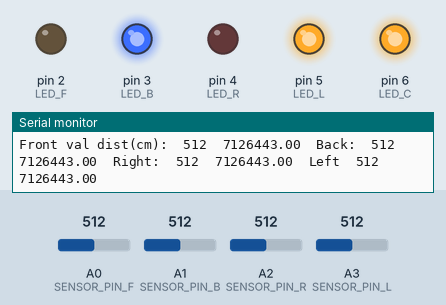
A sketch run on a simulated Arduino Uno, built with avr-gcc and run on an emulated ATmega328P. Shown: output pins drawn as LEDs (lit = HIGH), the last lines printed to the serial monitor. Inputs (shaded band) come from the test bench; at power-on: A0 (SENSOR_PIN_F) = 512, A1 (SENSOR_PIN_B) = 512, A3 (SENSOR_PIN_L) = 512, A2 (SENSOR_PIN_R) = 512.

Above: at 1.2 s.
1.3 s: A0 (SENSOR_PIN_F) set to 495
At 2.3 s:
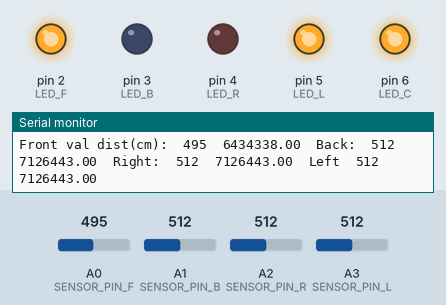
2.8 s: A1 (SENSOR_PIN_B) set to 531
5.8 s: A1 (SENSOR_PIN_B) set to 562
At 6.7 s:
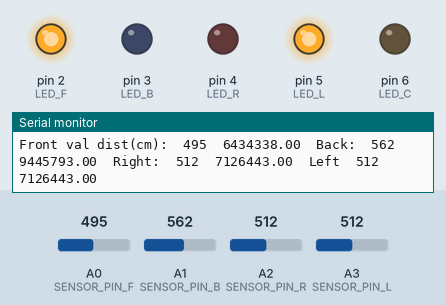
7.3 s: A3 (SENSOR_PIN_L) set to 523
At 8.2 s:
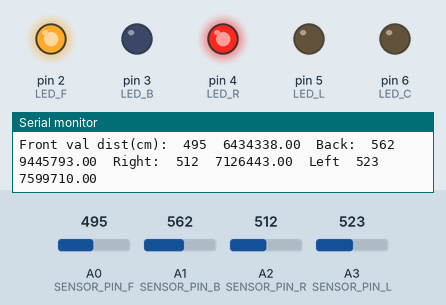
8.8 s: A0 (SENSOR_PIN_F) set to 716
At 9.5 s:
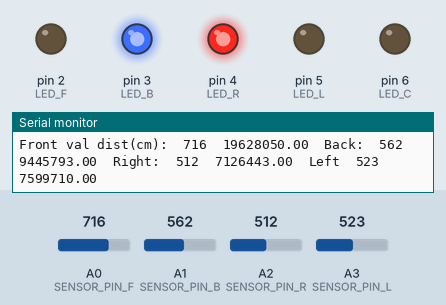
10.3 s: A2 (SENSOR_PIN_R) set to 716
At 11.6 s:
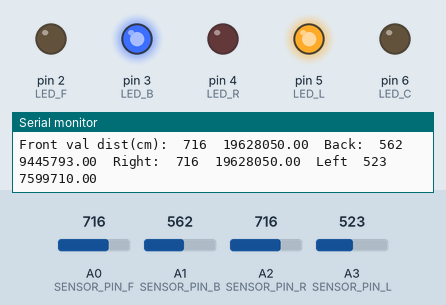
Timing chart, 0 to 12.8 s (numbered marks = the images above; inputs shaded):
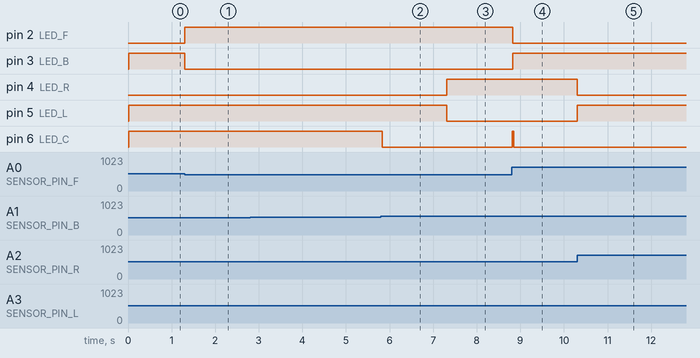

The sketch:

IR_and_LED_code.ino
```cpp
#define SAMPLE_AMOUNT 100
#define RUN_SIZE 50

//LED pins, C is for the center.
#define LED_F 2
#define LED_B 3
#define LED_R 4
#define LED_L 5
#define LED_C 6

//IR Rangefinder pins
#define SENSOR_PIN_F A0
#define SENSOR_PIN_B A1
#define SENSOR_PIN_R A2
#define SENSOR_PIN_L A3

#define SQUARE(x) (x)*(x)
#define CUBE(x) (x)*(x)*(x)

//a struct designed to hold our various points of data
struct dataStore{
  int value;
  int run[RUN_SIZE];
  int insertIndex;
  long sum;
  int avg;
  double dist;
};

struct dataStore front;
struct dataStore back;
struct dataStore right;
struct dataStore left;

int loopCount = 0;

//setup: init serial, init pins.
void setup() {
  Serial.begin(9600);
  //led pins
  pinMode(LED_F, OUTPUT);
  pinMode(LED_B, OUTPUT);
  pinMode(LED_R, OUTPUT);
  pinMode(LED_L, OUTPUT);
  pinMode(LED_C, OUTPUT);
  //sensor pins
  pinMode(SENSOR_PIN_F, INPUT);
  pinMode(SENSOR_PIN_B, INPUT);
  pinMode(SENSOR_PIN_R, INPUT);
  pinMode(SENSOR_PIN_L, INPUT);

  front.insertIndex = 0;
  back.insertIndex = 0;
  right.insertIndex = 0;
  left.insertIndex = 0;
}

void loop() {
  zero(&front);
  zero(&back);
  zero(&right);
  zero(&left);

  //sample(front, SAMPLE_SIZE, SENSOR_PIN_F);
  running(&front, RUN_SIZE, SENSOR_PIN_F);
  running(&back, RUN_SIZE, SENSOR_PIN_B);
  running(&right, RUN_SIZE, SENSOR_PIN_R);
  running(&left, RUN_SIZE, SENSOR_PIN_L);

  convertToDist(&front);
  convertToDist(&back);
  convertToDist(&right);
  convertToDist(&left);

  if (loopCount %100 == 0) {
    //print the data
    Serial.print("Front val dist(cm):\t");
    Serial.print(front.avg);
    Serial.print("\t");
    Serial.print(front.dist);
    Serial.print("\tBack:\t");
    Serial.print(back.avg);
    Serial.print("\t");
    Serial.print(back.dist);
    Serial.print("\tRight:\t");
    Serial.print(right.avg);
    Serial.print("\t");
    Serial.print(right.dist);
    Serial.print("\tLeft\t");
    Serial.print(left.avg);
    Serial.print("\t");
    Serial.print(left.dist);
    Serial.println();
  }

  //directional LEDS
  if (front.avg < back.avg) {
    digitalWrite(LED_F, HIGH);
    digitalWrite(LED_B, LOW);
  }
  else {
    digitalWrite(LED_B, HIGH);
    digitalWrite(LED_F, LOW);
  }

  if (right.avg < left.avg) {
    digitalWrite(LED_R, HIGH);
    digitalWrite(LED_L, LOW);
  }
  else {
    digitalWrite(LED_L, HIGH);
    digitalWrite(LED_R, LOW);
  }

  //center check
  if (centered() == 1) {
    digitalWrite(LED_C, HIGH);
  }
  else{
    digitalWrite(LED_C, LOW);
  }
  loopCount++;
}
```

dataStore.ino
```cpp
//function zero: sets all fields in the provided struct to 0.
void zero(struct dataStore * d) {
  (*d).value = 0;
  (*d).sum = 0;
  (*d).avg = 0;
  (*d).dist = 0;
}

int centered() {
  int centerBuffer = 50;
  if (abs(front.avg - back.avg) < centerBuffer && abs(right.avg - left.avg) < centerBuffer){
    return 1;
  }
  else {
    return 0;
  }
}

//cm = 0.0544x^3 - 0.6527x^2 - 7.8283^x + 108.18
double toCentimeters(int value) {
  return 0.0544*CUBE(value) - 0.6527*SQUARE(value) - 7.8283*value + 108.18;
}

void convertToDist(struct dataStore * data) {
  (*data).dist = toCentimeters((*data).avg);
}
```

runningAverage.ino
```cpp
void running(struct dataStore * data, int runAmount, int pin){
  //read data value
  (*data).value = analogRead(pin);

  //add to array in place of the oldest sample
  (*data).run[(*data).insertIndex] = (*data).value;

  //point the indexer at the oldest sample
  if ((*data).insertIndex < runAmount){
    (*data).insertIndex++;
  }
  else {
    (*data).insertIndex = 0;
  }

  //take the most recent sum
  (*data).sum = sumArray((*data).run, runAmount);
  //take the most recent average
  (*data).avg = (*data).sum/runAmount;
}

//sums all elements in an array
long sumArray(int input[], int arrSize) {
  long sum = 0;
  for(int i = 0; i < arrSize; i++){
    sum += input[i];
  }
  return sum;
}
```

sampleAverage.ino
```cpp
void sample(struct dataStore data, int sampleAmount, int pin){
  for (int i = 0; i < sampleAmount; i++) {
    // read the value(s) from the sensor:
    data.value = analogRead(pin);
    data.sum += data.value;
  }
  //average them
  data.avg = data.sum/sampleAmount;
}
```

Measured:
- the behaviour switches between 512 and 511 on A0 (SENSOR_PIN_F) (found by bisection; images 0 and 1)
- the behaviour switches between 544 and 545 on A1 (SENSOR_PIN_B) (found by bisection; images 1 and 2)
- the behaviour switches between 512 and 513 on A3 (SENSOR_PIN_L) (found by bisection; images 2 and 3)
- after the input at 1.3 s, pin 2 (LED_F): LOW → HIGH at once; pin 3 (LED_B): HIGH → LOW at once
- after the input at 5.8 s, pin 6 (LED_C): HIGH → LOW at once
- after the input at 7.3 s, pin 4 (LED_R): LOW → HIGH at once; pin 5 (LED_L): HIGH → LOW at once
- after the input at 8.8 s, pin 2 (LED_F): HIGH → LOW at once; pin 3 (LED_B): LOW → HIGH at once; pin 6 (LED_C): LOW → HIGH at once, → LOW 0.03 s later
- after the input at 10.3 s, pin 4 (LED_R): HIGH → LOW at once; pin 5 (LED_L): LOW → HIGH at once
